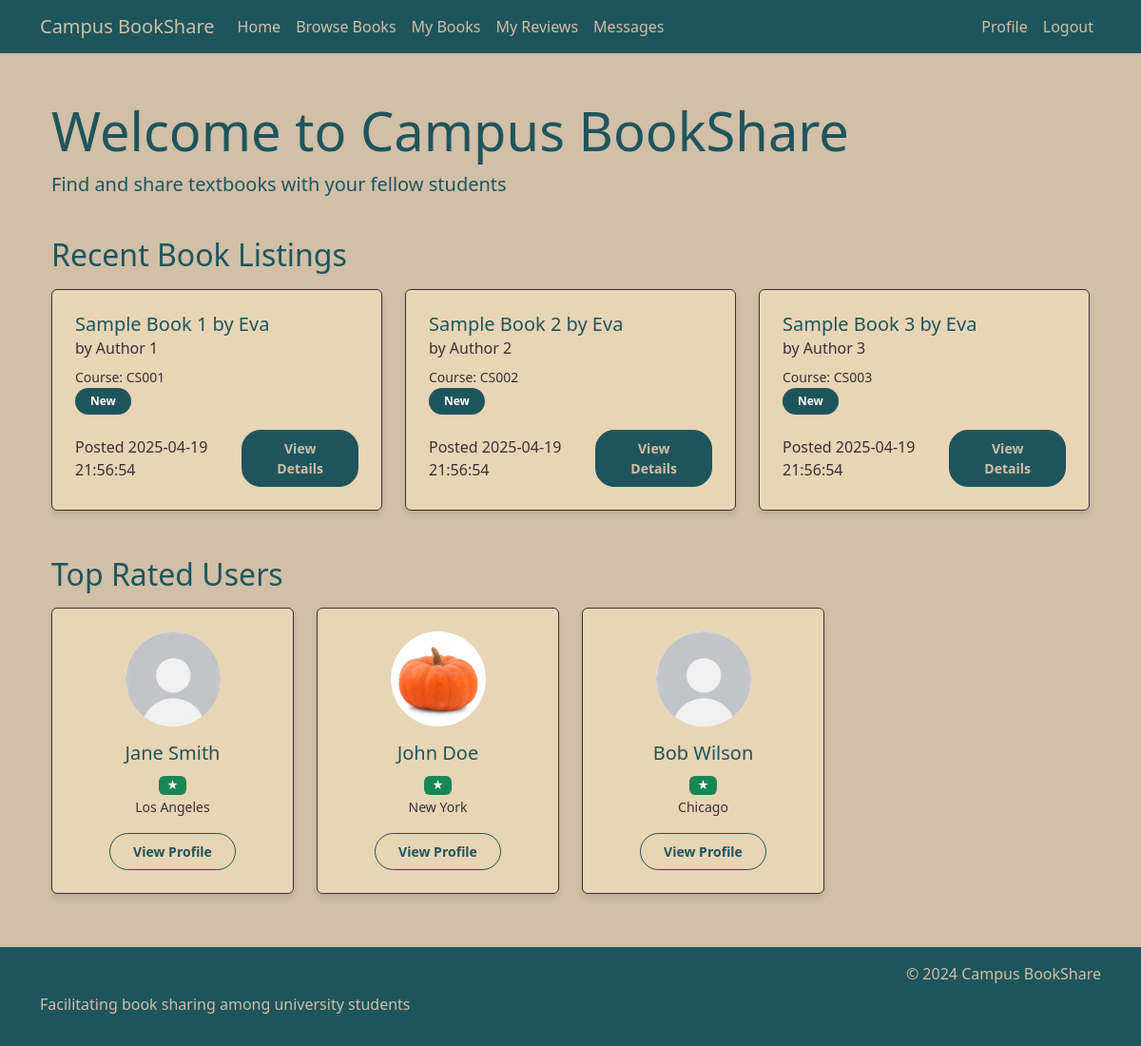
The app's page /home (signed in) with its own data.
### tables this page shows
CREATE TABLE Books (
        book_id INTEGER PRIMARY KEY AUTOINCREMENT,
        user_id INTEGER,
        title TEXT NOT NULL,
        author TEXT,
        ISBN TEXT,
        subject TEXT,
        course_code TEXT,
        condition TEXT,
        availability TEXT NOT NULL,
        date_posted TEXT NOT NULL,
        FOREIGN KEY (user_id) REFERENCES Users(user_id)
    );

CREATE TABLE Users (
        user_id INTEGER PRIMARY KEY AUTOINCREMENT,
        name TEXT NOT NULL,
        email TEXT NOT NULL UNIQUE,
        password TEXT NOT NULL,
        profile_image TEXT,
        location TEXT
    );

### app.py (the view)
@app.route('/home')
@login_required
def home():
    recent_books = get_recent_books(3)  # Get 3 most recent listed books
    top_users = get_top_users() # Get top 3 rated users
    return render_template('home.html', recent_books=recent_books, top_users=top_users)

### app.py (called while the page is built)
def get_db_connection():
    conn = sqlite3.connect('database.db')
    conn.row_factory = sqlite3.Row
    return conn

def login_required(f):
    @wraps(f)
    def decorated_function(*args, **kwargs):
        if 'user_id' not in session:
            flash('Please log in to access this page.', 'warning')
            return redirect(url_for('login'))
        return f(*args, **kwargs) # Returns original function if logged in
    return decorated_function

def get_recent_books(limit=3):
    conn = get_db_connection()
    books = conn.execute('''
        SELECT b.*, u.name as owner_name
        FROM Books b
        JOIN Users u ON b.user_id = u.user_id
        WHERE b.availability = 'available'
        ORDER BY b.date_posted DESC
        LIMIT ?
    ''', (limit,)).fetchall()
    conn.close()
    return books

def get_top_users(limit=3):
    conn = get_db_connection()
    users = conn.execute('''
        SELECT u.*,
               COALESCE(AVG(r.rating), 0) as avg_rating,
               COUNT(r.review_id) as review_count
        FROM Users u
        LEFT JOIN Reviews r ON u.user_id = r.user_id
        GROUP BY u.user_id
        ORDER BY avg_rating DESC, review_count DESC
        LIMIT ?
    ''', (limit,)).fetchall()
    conn.close()
    return users

### templates/home.html (shortened to what this page needs)
{% extends "base.html" %}
{% block content %}
<div class="container">
    <div class="row mb-4">
        <div class="col-12">
            <h1 class="display-4">Welcome to Campus BookShare</h1>
            <p class="lead">Find and share textbooks with your fellow students</p>
        </div>
    </div>
    <div class="row mb-4">
        <div class="col-12">
            <h2 class="mb-3">Recent Book Listings</h2>
            <div class="row">
                {% for book in recent_books %}
                <div class="col-md-4 mb-4">
                    <div class="card h-100">
                        <div class="card-body">
                            <h5 class="card-title">{{ book.title }}</h5>
                            <h6 class="card-subtitle mb-2 text-muted">by {{ book.author }}</h6>
                            <p class="card-text">
                                <small class="text-muted">Course: {{ book.course_code }}</small><br>
                                <span class="badge bg-primary">{{ book.condition }}</span>
                            </p>
                            <div class="d-flex justify-content-between align-items-center">
                                <span class="text-muted">Posted {{ book.date_posted }}</span>
                                <a href="{{ url_for('book_details', book_id=book.book_id) }}" class="btn btn-sm btn-primary">View Details</a>
                            </div>
                        </div>
                    </div>
                </div>
                {% endfor %}
            </div>
        </div>
    </div>
    <div class="row">
        <div class="col-12">
            <h2 class="mb-3">Top Rated Users</h2>
            <div class="row">
                {% for user in top_users %}
                <div class="col-md-3 mb-4">
                    <div class="card h-100">
                        <div class="card-body text-center">
                            <img src="{{ user.profile_image or url_for('static', filename='images/default-avatar.png') }}"
                                 class="rounded-circle mb-3"
                                 alt="{{ user.name }}"
                                 style="width: 100px; height: 100px; object-fit: cover;">
                            <h5 class="card-title">{{ user.name }}</h5>
                            <p class="card-text">
                                <span class="badge bg-success">{{ user.rating }} ★</span><br>
                                <small class="text-muted">{{ user.location }}</small>
                            </p>
                            <a href="{{ url_for('user_profile', user_id=user.user_id) }}" class="btn btn-sm btn-outline-primary">View Profile</a>
                        </div>
                    </div>
                </div>
                {% endfor %}
            </div>
        </div>
    </div>
</div>
{% endblock %}

### templates/base.html (shortened to what this page needs)
<!DOCTYPE html>
<html lang="en">
<head>
    <link href="https://cdn.jsdelivr.net/npm/bootstrap@5.3.0/dist/css/bootstrap.min.css" rel="stylesheet">
    <link href="{{ url_for('static', filename='css/style.css') }}?v=1.1" rel="stylesheet">
</head>
<body>
    <nav class="navbar navbar-expand-lg navbar-dark">
        <div class="container">
            <a class="navbar-brand" href="{{ url_for('index') }}">Campus BookShare</a>
            <div class="collapse navbar-collapse" id="navbarNav">
                <ul class="navbar-nav me-auto">
                    <li class="nav-item">
                        <a class="nav-link" href="{{ url_for('index') }}">Home</a>
                    </li>
                    <li class="nav-item">
                        <a class="nav-link" href="{{ url_for('browse_books') }}">Browse Books</a>
                    </li>
                    {% if session.get('user_id') %}
                    <li class="nav-item">
                        <a class="nav-link" href="{{ url_for('my_books') }}">My Books</a>
                    </li>
                    <li class="nav-item">
                        <a class="nav-link" href="{{ url_for('my_reviews') }}">My Reviews</a>
                    </li>
                    <li class="nav-item">
                        <a class="nav-link" href="{{ url_for('messages') }}">Messages</a>
                    </li>
                    {% endif %}
                </ul>
                <ul class="navbar-nav">
                    {% if session.get('user_id') %}
                    <li class="nav-item">
                        <a class="nav-link" href="{{ url_for('profile') }}">Profile</a>
                    </li>
                    <li class="nav-item">
                        <a class="nav-link" href="{{ url_for('logout') }}">Logout</a>
                    </li>
                    {% endif %}
                </ul>
            </div>
        </div>
    </nav>
    <main class="content">
        <div class="container">
            {% block content %}{% endblock %}
        </div>
    </main>
    <footer class="footer">
        <div class="container">
            <div class="row">
                <div class="col-md-6">
                    <h5>Campus BookShare</h5>
                    <p>Facilitating book sharing among university students</p>
                </div>
                <div class="col-md-6 text-md-end">
                    <p>&copy; 2024 Campus BookShare</p>
                </div>
            </div>
        </div>
    </footer>
</body>
</html>

### static/css/style.css (style rules this page uses)
body { background-color: #D1BFA7; color: #1E555C; min-height: 100vh; display: flex; flex-direction: column; }
.navbar { background-color: #1E555C; }
.navbar-dark .navbar-brand, .navbar-dark .navbar-nav .nav-link { color: #D1BFA7; }
.btn-primary { background-color: #1E555C; border-color: #1E555C; color: #D1BFA7; font-weight: 600; padding: 0.5rem 1.5rem; border-radius: 20px; }
.card { background-color: #E8D5B5; border: 1px solid #3A2E39; box-shadow: 0 4px 6px rgba(0, 0, 0, 0.1); }
.card-body { color: #1E555C; padding: 1.5rem; }
.footer { background-color: #1E555C; color: #D1BFA7; margin-top: auto; padding: 1rem 0; }
.content { flex: 1; padding: 2rem 0; }
h1, h2, h3, h4, h5, h6 { color: #1E555C; }
.text-muted { color: #3A2E39 !important; }
.badge.bg-primary { background-color: #1E555C !important; padding: 0.5rem 1rem; font-weight: 600; border-radius: 20px; }
.btn-outline-primary { color: #1E555C; border-color: #1E555C; font-weight: 600; padding: 0.5rem 1.5rem; border-radius: 20px; }

### records on screen
Books: title "Sample Book 1 by Eva", author "Author 1", course_code "CS001", condition "New", date_posted "2025-04-19 21:56:54"
Books: title "Sample Book 2 by Eva", author "Author 2", course_code "CS002", condition "New", date_posted "2025-04-19 21:56:54"
Books: title "Sample Book 3 by Eva", author "Author 3", course_code "CS003", condition "New", date_posted "2025-04-19 21:56:54"
Users: profile_image (placeholder picture), name "Jane Smith", location "Los Angeles"
Users: profile_image (picture), name "John Doe", location "New York"
Users: profile_image (placeholder picture), name "Bob Wilson", location "Chicago"
